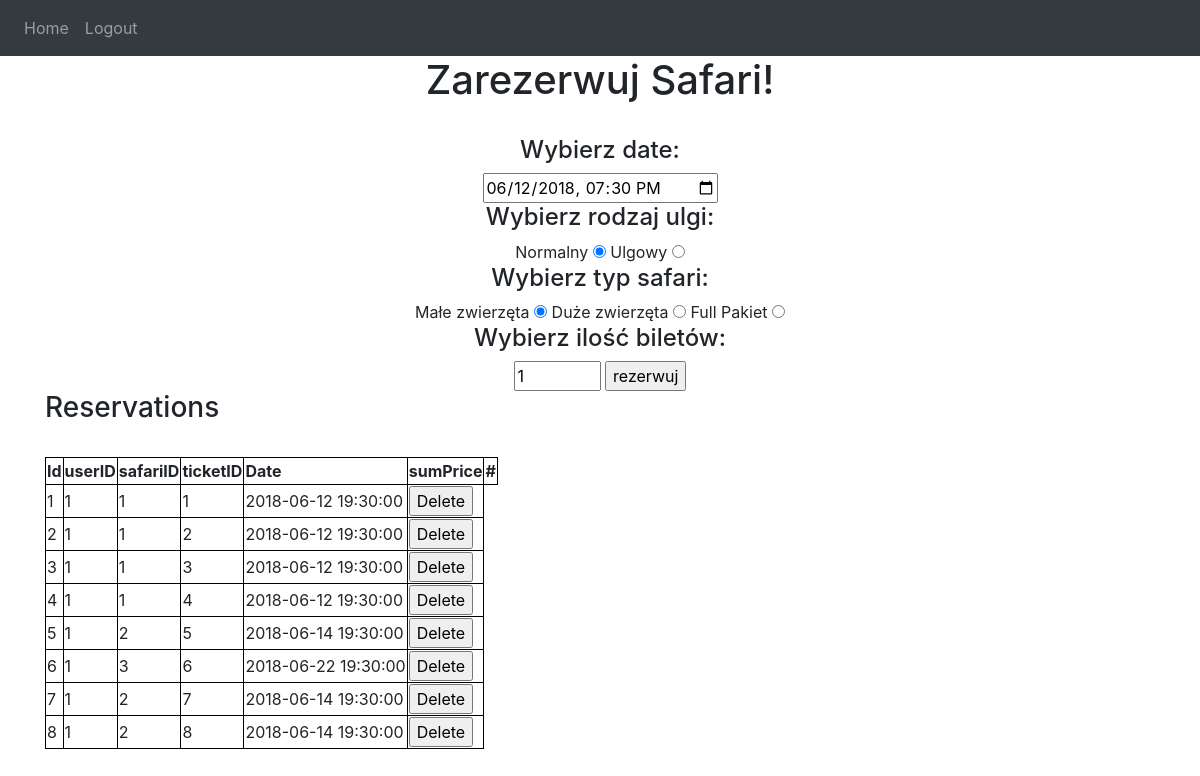
Screenshot of / (signed in) with the database file from the repository.
### website/models.py (models this page shows)
class Reservation(db.Model):
    __tablename__ = 'reservation'
    id = db.Column(db.Integer, primary_key=True)
    user_id = db.Column(db.Integer, db.ForeignKey('user.id'))
    ticket_id = db.Column(db.Integer, db.ForeignKey('ticket.id'))
    guide_id = db.Column(db.Integer, db.ForeignKey('guide.id'))
    safari_id = db.Column(db.Integer, db.ForeignKey('safari.id'))
    tickets = db.relationship('Ticket')
    users = db.relationship('User')
    safari = db.relationship('Safari')

class Safari(db.Model):
    __tablename__ = 'safari'
    id = db.Column(db.Integer, primary_key=True)
    date = db.Column(db.DateTime)
    type = db.Column(db.String(15000))
    seats = db.Column(db.Integer, nullable = False, default = 20)
    user_id = db.Column(db.Integer, db.ForeignKey('user.id'))
    users = db.relationship('User')

### website/views.py (the view)
@views.route('/', methods=['GET', 'POST'])
@login_required
def home():
    user_id = current_user.id
    reservations = Reservation.query.filter_by(user_id = user_id)
    return render_template("home.html", user=current_user, reservations = reservations)

### website/__init__.py (called while the page is built)
def create_app():
    app = Flask(__name__)
    app.config['SECRET_KEY'] = '8d907asdadlk;asj1321'
    app.config['SQLALCHEMY_DATABASE_URI'] = f'sqlite:///{DB_NAME}'
    db.init_app(app)
    from .views import views
    from .auth import auth
    app.register_blueprint(views, url_prefix='/')
    app.register_blueprint(auth, url_prefix='/')
    with app.app_context():
        db.create_all()
    login_manager = LoginManager()
    login_manager.login_view = 'auth.login'
    login_manager.init_app(app)
    @login_manager.user_loader
    def load_user(id):
        from .models import User
        return User.query.get(int(id))
    return app

### website/templates/home.html (shortened to what this page needs)
{% extends "base.html" %} {% block title %}Home{% endblock %} {% block content
%}
<h1 align="center">Zarezerwuj Safari!</h1>
<form  action="/create-reservation" method="POST">
  <br />
  <div align="center">
    <h4>
      Wybierz date:
      </h4>
    <input type="datetime-local" id="date_safari" name="date_safari" value="2018-06-12T19:30">
    <h4>
      Wybierz rodzaj ulgi:
      </h4>
      Normalny
      <input type="radio" checked = "true" name="package1" value="full">
      Ulgowy
      <input type="radio"  name="package1" value="reduced">
    <h4>
      Wybierz typ safari:
      </h4>
      Małe zwierzęta
      <input type="radio" checked = "true" name="package2" value="small">
      Duże zwierzęta
      <input type="radio"  name="package2" value="big">
      Full Pakiet
      <input type="radio" name="package2" value="all">
      <h4>
        Wybierz ilość biletów:
        </h4>
        <input type="number" min="1" max="10" name="package3" value="1">
        <input type="submit" value="rezerwuj"/>
  </div>
</form>
<body>
  <h3>Reservations</h3>
  <br>
  <table>
    <thead>
      <th style="border: 1px solid black;">Id</th>
      <th style="border: 1px solid black;">userID</th>
      <th style="border: 1px solid black;">safariID</th>
      <th style="border: 1px solid black;">ticketID</th>
      <th style="border: 1px solid black;">Date</th>
      <th style="border: 1px solid black;">sumPrice</th>
      <th style="border: 1px solid black;">#</th>
   </thead>
     {% for reservation in reservations %}
     <tbody>
        <td style="border: 1px solid black;">{{reservation.id}}</td>
        <td style="border: 1px solid black;">{{reservation.user_id}}</td>
        <td style="border: 1px solid black;">{{reservation.safari_id}}</td>
        <td style="border: 1px solid black;">{{reservation.ticket_id}}</td>
        <td style="border: 1px solid black;">{{reservation.safari.date}}</td>
        <td style="border: 1px solid black;">
          <form action="{{ url_for('views.delete_reservation', id=reservation.id) }}" method="post">
            <input type="submit" value="Delete">
        </form>
        </td>
     </tbody>
     {% endfor%}
    </table>
</body>
{% endblock %}

### website/templates/base.html (shortened to what this page needs)
<!DOCTYPE html>
<html>
  <head>
    <link
      rel="stylesheet"
      href="https://stackpath.bootstrapcdn.com/bootstrap/4.4.1/css/bootstrap.min.css"
    />
    <link
      rel="stylesheet"
      href="https://stackpath.bootstrapcdn.com/font-awesome/4.7.0/css/font-awesome.min.css"
    />
  </head>
  <body>
    <nav class="navbar navbar-expand-lg navbar-dark bg-dark">
      <div class="collapse navbar-collapse" id="navbar">
        <div class="navbar-nav">
          {% if user.is_authenticated %}
          <a class="nav-item nav-link" id="home" href="/">Home</a>
          <a class="nav-item nav-link" id="logout" href="/logout">Logout</a>
          {% else %}
          <a class="nav-item nav-link" id="login" href="/login">Login</a>
          <a class="nav-item nav-link" id="signUp" href="/sign-up">Sign Up</a>
          {% endif %}
        </div>
      </div>
    </nav>
    <div class="container">{% block content %} {% endblock %}</div>
  </body>
</html>

### rows the page displays
Reservation: id "1", user_id "1", safari_id "1", ticket_id "1", safari "2018-06-12 19:30:00"
Reservation: id "2", user_id "1", safari_id "1", ticket_id "2", safari "2018-06-12 19:30:00"
Reservation: id "3", user_id "1", safari_id "1", ticket_id "3", safari "2018-06-12 19:30:00"
Reservation: id "4", user_id "1", safari_id "1", ticket_id "4", safari "2018-06-12 19:30:00"
Reservation: id "5", user_id "1", safari_id "2", ticket_id "5", safari "2018-06-14 19:30:00"
Reservation: id "6", user_id "1", safari_id "3", ticket_id "6", safari "2018-06-22 19:30:00"
Reservation: id "7", user_id "1", safari_id "2", ticket_id "7", safari "2018-06-14 19:30:00"
Reservation: id "8", user_id "1", safari_id "2", ticket_id "8", safari "2018-06-14 19:30:00"
